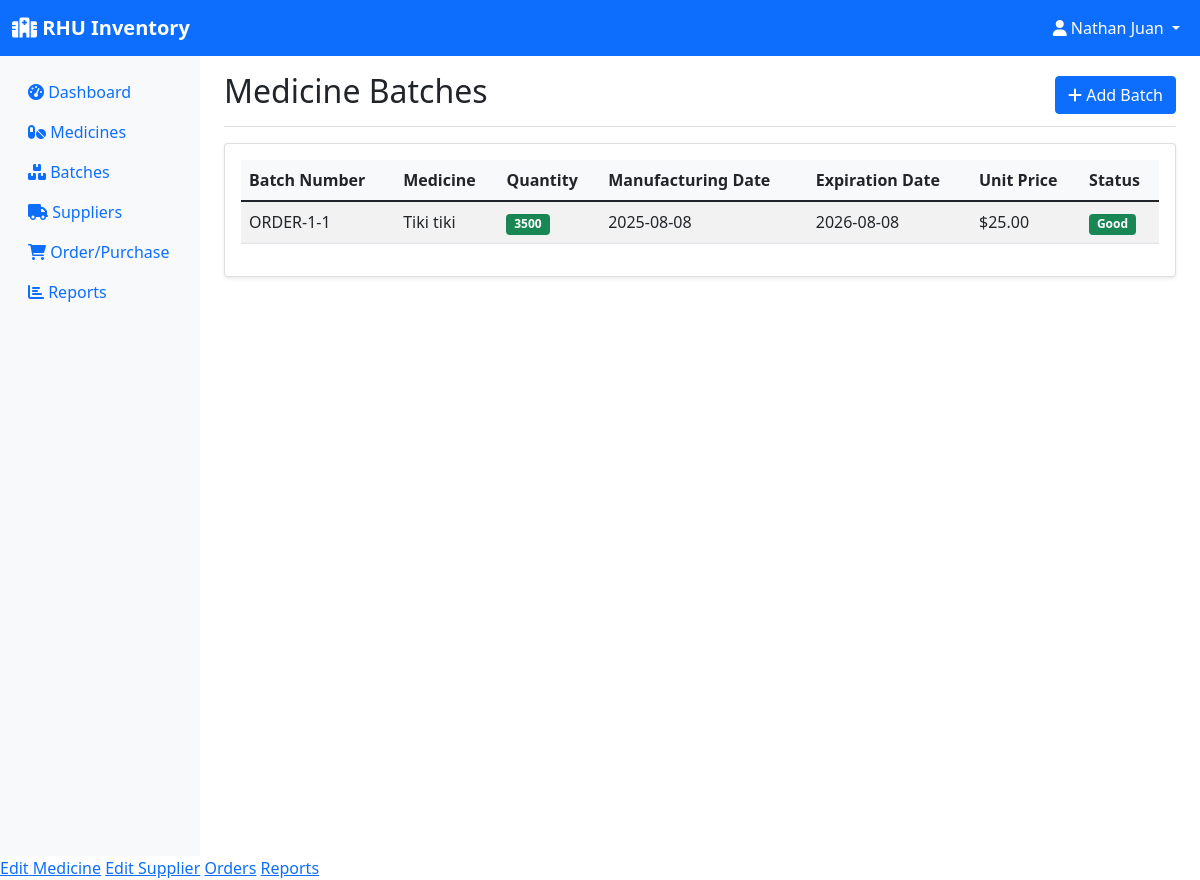
Page /batches (signed in) on the earlier database version.
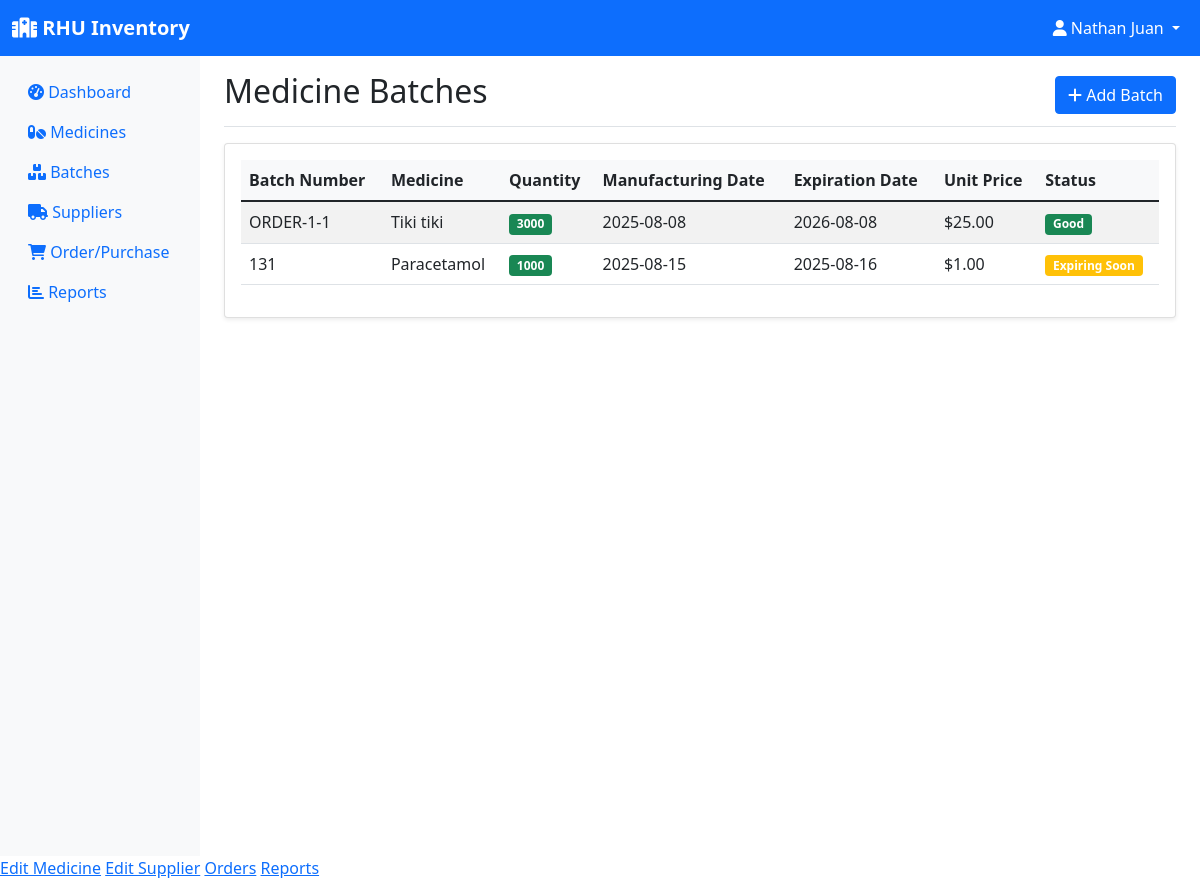
Same page on the later database version.
### models.py (models this page shows, shortened)
class Batch(db.Model):
    id = db.Column(db.Integer, primary_key=True)
    batch_number = db.Column(db.String(50), nullable=False)
    medicine_id = db.Column(db.Integer, db.ForeignKey('medicine.id'), nullable=False)
    quantity = db.Column(db.Integer, nullable=False)
    expiration_date = db.Column(db.Date, nullable=False)
    manufacturing_date = db.Column(db.Date)
    unit_price = db.Column(db.Float)
    created_at = db.Column(db.DateTime, default=datetime.utcnow)
    transactions = db.relationship('StockTransaction', backref='batch', lazy=True)
    @property
    def is_expired(self):
        return self.expiration_date < datetime.now().date()
    @property
    def days_until_expiration(self):
        delta = self.expiration_date - datetime.now().date()
        return delta.days

class Medicine(db.Model):
    id = db.Column(db.Integer, primary_key=True)
    name = db.Column(db.String(100), nullable=False)
    generic_name = db.Column(db.String(100))
    category = db.Column(db.String(50))
    unit = db.Column(db.String(20))  # e.g., tablets, bottles, etc.
    supplier_id = db.Column(db.Integer, db.ForeignKey('supplier.id'), nullable=False)
    created_at = db.Column(db.DateTime, default=datetime.utcnow)
    batches = db.relationship('Batch', backref='medicine', lazy=True)
    order_items = db.relationship('OrderItem', backref='medicine', lazy=True)

### app.py (the view)
@app.route('/batches')
@login_required
def batches():
    batches = Batch.query.all()
    return render_template('batches.html', batches=batches)

### app.py (called while the page is built)
@login_manager.user_loader
def load_user(user_id):
    return User.query.get(int(user_id))

### templates/batches.html (shortened to what this page needs)
{% extends "base.html" %}
{% block content %}
<div class="d-flex justify-content-between flex-wrap flex-md-nowrap align-items-center pt-3 pb-2 mb-3 border-bottom">
    <h1 class="h2">Medicine Batches</h1>
    {% if current_user.role != 'employee' %}
    <a href="{{ url_for('add_batch') }}" class="btn btn-primary">
        <i class="fas fa-plus"></i> Add Batch
    </a>
    {% endif %}
</div>
<div class="card">
    <div class="card-body">
        {% if batches %}
        <div class="table-responsive">
            <table class="table table-striped">
                <thead>
                    <tr>
                        <th>Batch Number</th>
                        <th>Medicine</th>
                        <th>Quantity</th>
                        <th>Manufacturing Date</th>
                        <th>Expiration Date</th>
                        <th>Unit Price</th>
                        <th>Status</th>
                    </tr>
                </thead>
                <tbody>
                    {% for batch in batches %}
                    <tr>
                        <td>{{ batch.batch_number }}</td>
                        <td>{{ batch.medicine.name }}</td>
                        <td>
                            <span class="badge bg-{{ 'danger' if batch.quantity <= 10 else 'success' }}">
                                {{ batch.quantity }}
                            </span>
                        </td>
                        <td>{{ batch.manufacturing_date or '-' }}</td>
                        <td>{{ batch.expiration_date }}</td>
                        <td>${{ "%.2f"|format(batch.unit_price or 0) }}</td>
                        <td>
                            {% if batch.is_expired %}
                                <span class="badge bg-danger">Expired</span>
                            {% elif batch.days_until_expiration <= 30 %}
                                <span class="badge bg-warning">Expiring Soon</span>
                            {% else %}
                                <span class="badge bg-success">Good</span>
                            {% endif %}
                        </td>
                    </tr>
                    {% endfor %}
                </tbody>
            </table>
        </div>
        {% else %}
        <div class="text-center py-4">
            <i class="fas fa-boxes fa-3x text-muted mb-3"></i>
            <p class="text-muted">No batches found. <a href="{{ url_for('add_batch') }}">Add your first batch</a>.</p>
        </div>
        {% endif %}
    </div>
</div>
{% endblock %}

Differences in the rows shown:
changed Batch "ORDER-1-1": quantity "3500" → "3000"
added Batch: batch_number "131", medicine.name "Paracetamol", quantity "1000", manufacturing_date "2025-08-15", expiration_date "2025-08-16", unit_price "1.00", shows "Expiring Soon"
